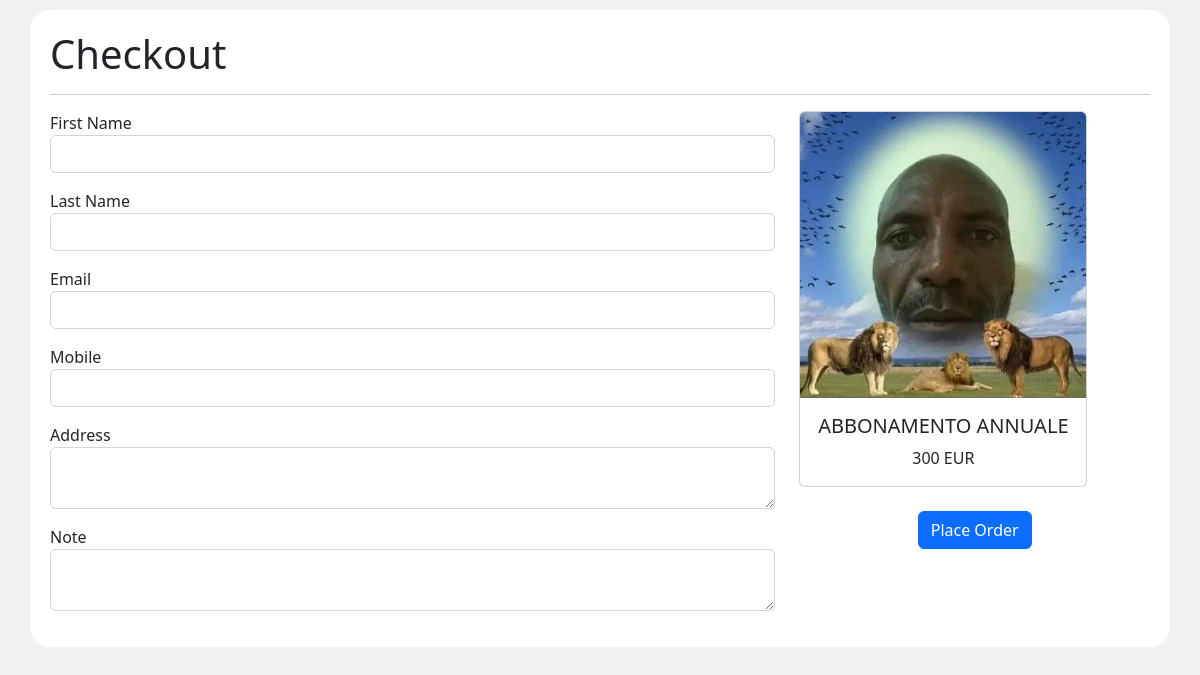
Screenshot of /combinamento/YouPark/PayPal/checkout.php?product_id=2 with the database file from the repository.
### tables this page shows
CREATE TABLE `products` (
  `pid` int(11) NOT NULL,
  `title` varchar(355) DEFAULT NULL,
  `price` varchar(20) DEFAULT NULL,
  `image` varchar(255) DEFAULT NULL,
  `type` enum('prodotto','abbonamento','prenotazione') NOT NULL DEFAULT 'prodotto'
);

### combinamento/YouPark/PayPal/checkout.php (the view, shortened to what this page needs)
<?php require_once("config.php"); $pid=$_GET['product_id'];
      ?>
<!DOCTYPE html>
<html>
<head>
<link href="https://cdn.jsdelivr.net/npm/bootstrap@5.2.2/dist/css/bootstrap.min.css" rel="stylesheet">
<link rel="stylesheet" type="text/css" href="style.css">
</head>
<body>
<div class="container">
	<div class="row">
		<div class="col-sm-12 form-container">
				<h1>Checkout</h1>
<hr>
				<div class="row">
					<div class="col-8">
<form action="" method="POST">
  <div class="mb-3">
    <label  class="label">First Name</label>
    <input type="text" class="form-control" name="fname" required>
  </div>
  <div class="mb-3">
    <label class="label">Last Name</label>
    <input type="text" class="form-control" name="lname" required>
  </div>
  <div class="mb-3">
    <label class="label">Email </label>
    <input type="email" class="form-control" name="email" required>
  </div>
  <div class="mb-3">
    <label class="label">Mobile</label>
    <input type="number" class="form-control" name="mobile" required>
  </div>
  <div class="mb-3">
    <label class="label">Address</label>
   <textarea name="address" class="form-control" name="address" required></textarea>
  </div>
  <div class="mb-3">
    <label class="label">Note</label>
   <textarea name="note" class="form-control" name="note"></textarea>
  </div>
					</div>
					<div class="col-4 text-center">
					<?php
					 $sql="SELECT * from products WHERE pid=:pid";
         $stmt = $db->prepare($sql);
           $stmt->bindParam(':pid',$pid,PDO::PARAM_INT);
            $stmt->execute();
           $row=$stmt->fetch();
       echo '<div class="card" style="width: 18rem;">
  <img class="card-img-top" src="uploads/'.$row['image'].'" alt="Card image cap">
  <div class="card-body">
    <h5 class="card-title">'.$row['title'].'</h5>
    <p class="card-text">'.$row['price'].' EUR</p>
  </div>
</div>';
				?>
				<br>
				  <button type="submit" class="btn btn-primary" name="submit_form">Place Order</button>
				</div>
				</div>
		</div>
	</div>
</div>
</body>
</html>

### combinamento/YouPark/PayPal/style.css (style rules this page uses)
body { background-color: #f1f1f1; }
.form-container { padding: 20px; border-radius: 20px; background-color: #fff; margin-top: 10px; }
.label { font-weight: 500; }

### rows the page displays
products: image (picture), title "ABBONAMENTO ANNUALE", price "300"
